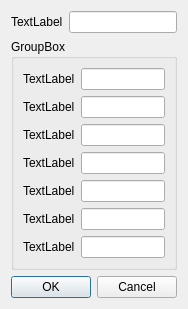
<?xml version="1.0" encoding="UTF-8"?>
<ui version="4.0">
 <class>Dialog</class>
 <widget class="QDialog" name="Dialog">
  <property name="geometry">
   <rect>
    <x>0</x>
    <y>0</y>
    <width>174</width>
    <height>284</height>
   </rect>
  </property>
  <property name="windowTitle">
   <string>Dialog</string>
  </property>
  <layout class="QVBoxLayout" name="verticalLayout">
   <item>
    <layout class="QHBoxLayout" name="horizontalLayout">
     <item>
      <widget class="QLabel" name="label">
       <property name="text">
        <string>TextLabel</string>
       </property>
      </widget>
     </item>
     <item>
      <widget class="QLineEdit" name="lineEdit"/>
     </item>
    </layout>
   </item>
   <item>
    <widget class="QGroupBox" name="groupBox">
     <property name="title">
      <string>GroupBox</string>
     </property>
     <layout class="QGridLayout" name="gridLayout">
      <item row="2" column="0">
       <widget class="QLabel" name="label_6">
        <property name="text">
         <string>TextLabel</string>
        </property>
       </widget>
      </item>
      <item row="5" column="0">
       <widget class="QLabel" name="label_5">
        <property name="text">
         <string>TextLabel</string>
        </property>
       </widget>
      </item>
      <item row="4" column="0">
       <widget class="QLabel" name="label_7">
        <property name="text">
         <string>TextLabel</string>
        </property>
       </widget>
      </item>
      <item row="1" column="0">
       <widget class="QLabel" name="label_4">
        <property name="text">
         <string>TextLabel</string>
        </property>
       </widget>
      </item>
      <item row="0" column="0">
       <widget class="QLabel" name="label_2">
        <property name="text">
         <string>TextLabel</string>
        </property>
       </widget>
      </item>
      <item row="6" column="0">
       <widget class="QLabel" name="label_3">
        <property name="text">
         <string>TextLabel</string>
        </property>
       </widget>
      </item>
      <item row="3" column="0">
       <widget class="QLabel" name="label_8">
        <property name="text">
         <string>TextLabel</string>
        </property>
       </widget>
      </item>
      <item row="0" column="1">
       <widget class="QLineEdit" name="lineEdit_2"/>
      </item>
      <item row="1" column="1">
       <widget class="QLineEdit" name="lineEdit_3"/>
      </item>
      <item row="2" column="1">
       <widget class="QLineEdit" name="lineEdit_4"/>
      </item>
      <item row="3" column="1">
       <widget class="QLineEdit" name="lineEdit_5"/>
      </item>
      <item row="4" column="1">
       <widget class="QLineEdit" name="lineEdit_6"/>
      </item>
      <item row="5" column="1">
       <widget class="QLineEdit" name="lineEdit_7"/>
      </item>
      <item row="6" column="1">
       <widget class="QLineEdit" name="lineEdit_8"/>
      </item>
     </layout>
    </widget>
   </item>
   <item>
    <widget class="QDialogButtonBox" name="buttonBox">
     <property name="orientation">
      <enum>Qt::Horizontal</enum>
     </property>
     <property name="standardButtons">
      <set>QDialogButtonBox::Cancel|QDialogButtonBox::Ok</set>
     </property>
    </widget>
   </item>
  </layout>
 </widget>
 <resources/>
 <connections>
  <connection>
   <sender>buttonBox</sender>
   <signal>accepted()</signal>
   <receiver>Dialog</receiver>
   <slot>accept()</slot>
   <hints>
    <hint type="sourcelabel">
     <x>248</x>
     <y>254</y>
    </hint>
    <hint type="destinationlabel">
     <x>157</x>
     <y>274</y>
    </hint>
   </hints>
  </connection>
  <connection>
   <sender>buttonBox</sender>
   <signal>rejected()</signal>
   <receiver>Dialog</receiver>
   <slot>reject()</slot>
   <hints>
    <hint type="sourcelabel">
     <x>316</x>
     <y>260</y>
    </hint>
    <hint type="destinationlabel">
     <x>286</x>
     <y>274</y>
    </hint>
   </hints>
  </connection>
 </connections>
</ui>
